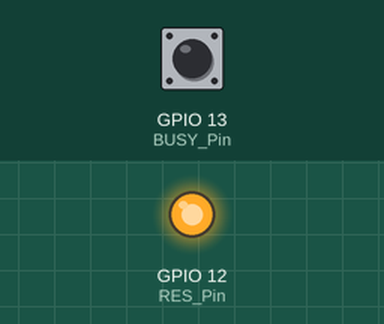
A sketch run on a simulated ESP32. Parts: output pins drawn as LEDs (lit = HIGH). Dashed ring = blinking. The inputs (shaded band) are chosen by the test bench; at power-on: GPIO 13 (BUSY_Pin) LOW. Pins used as bus, display or sensor lines are not drawn.

Above: at 1.2 s.
1.3 s: GPIO 13 (BUSY_Pin) pulsed HIGH 2 times (0.12 s each, 0.3 s apart)
At 4.61 s:
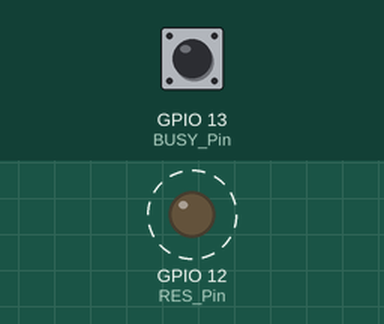
Timing chart, 0 to 6.2 s (numbered marks = the images above; inputs shaded):
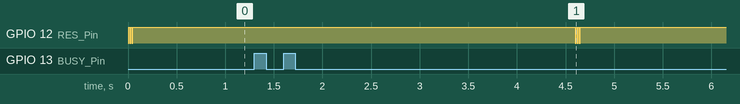

The sketch:

GDEW026T0D-Arduino.ino
```cpp
#include <SPI.h>
#include"Ap_29demo.h"
//IO settings

int BUSY_Pin = A14;
int RES_Pin = A15;
int DC_Pin = A16;
int CS_Pin = A17;
//SCLK--GPIO23
//MOSI---GPIO18
#define EPD_W21_CS_0 digitalWrite(CS_Pin,LOW)
#define EPD_W21_CS_1 digitalWrite(CS_Pin,HIGH)
#define EPD_W21_DC_0  digitalWrite(DC_Pin,LOW)
#define EPD_W21_DC_1  digitalWrite(DC_Pin,HIGH)
#define EPD_W21_RST_0 digitalWrite(RES_Pin,LOW)
#define EPD_W21_RST_1 digitalWrite(RES_Pin,HIGH)
#define isEPD_W21_BUSY digitalRead(BUSY_Pin)
////////FUNCTION//////
void SPI_Write(unsigned char value);
void EPD_W21_WriteDATA(unsigned char command);
void EPD_W21_WriteCMD(unsigned char command);
//EPD
void EPD_W21_Init(void);
void EPD_init(void);
void PIC_display1(void);
void PIC_display2(void);
void EPD_sleep(void);
void EPD_refresh(void);
void lcd_chkstatus(void);
void PIC_display_Clean(void);
unsigned char HRES,VRES_byte1,VRES_byte2;

void setup() {
   pinMode(BUSY_Pin, INPUT);
   pinMode(RES_Pin, OUTPUT);
   pinMode(DC_Pin, OUTPUT);
   pinMode(CS_Pin, OUTPUT);
   //SPI
   SPI.beginTransaction(SPISettings(10000000, MSBFIRST, SPI_MODE0));
   SPI.begin ();
}
//Tips//
/*
1.When the e-paper is refreshed in full screen, the picture flicker is a normal phenomenon, and the main function is to clear the display afterimage in the previous picture.
2.When the partial refresh is performed, the screen does not flash.
3.After the e-paper is refreshed, you need to put it into sleep mode, please do not delete the sleep command.
4.Please do not take out the electronic paper when power is on.
5.Wake up from sleep, need to re-initialize the e-paper.
6.When you need to transplant the driver, you only need to change the corresponding IO. The BUSY pin is the input mode and the others are the output mode.
*/
//Special Note//
/*
After 5 full brushes of DES products, you need to refresh the all white screen once to reduce the accumulation of residual images.
The full brushing time interval is 180 seconds.
*/

void loop() {
  while(1)
  {
    //PICTURE1
    EPD_init(); //EPD init
    PIC_display1();
    EPD_refresh();//EPD_refresh
    EPD_sleep();//EPD_sleep,Sleep instruction is necessary, please do not delete!!!
    delay(3000);

    //PICTURE2
     EPD_init(); //EPD init
    PIC_display2();
    EPD_refresh();//EPD_refresh
    EPD_sleep();//EPD_sleep,Sleep instruction is necessary, please do not delete!!!
    delay(3000);

    //PICTURE Clean
     EPD_init(); //EPD init
    PIC_display_Clean();
    EPD_refresh();//EPD_refresh
    EPD_sleep();//EPD_sleep,Sleep instruction is necessary, please do not delete!!!
    while(1);

  }
}


///////////////////EXTERNAL FUNCTION////////////////////////////////////////////////////////////////////////
//////////////////////SPI///////////////////////////////////

void SPI_Write(unsigned char value)
{
    SPI.transfer(value);

}

void EPD_W21_WriteCMD(unsigned char command)
{
  EPD_W21_CS_0;
  EPD_W21_DC_0;   // command write
  SPI_Write(command);
  EPD_W21_CS_1;
}
void EPD_W21_WriteDATA(unsigned char command)
{
  EPD_W21_CS_0;
  EPD_W21_DC_1;   // command write
  SPI_Write(command);
  EPD_W21_CS_1;
}


/////////////////EPD settings Functions/////////////////////
void EPD_W21_Init(void)
{
  EPD_W21_RST_0;    // Module reset
  delay(10); //At least 10ms
  EPD_W21_RST_1;
  delay(10);
  EPD_W21_RST_0;    // Module reset
  delay(10); //At least 10ms
  EPD_W21_RST_1;
  delay(10);
  EPD_W21_RST_0;    // Module reset
  delay(10); //At least 10ms
  EPD_W21_RST_1;
  delay(10);
}
void EPD_init(void)
{
    EPD_W21_Init();  //Electronic paper IC reset

    EPD_W21_WriteCMD(0x04);
    lcd_chkstatus();//waiting for the electronic paper IC to release the idle signal

    EPD_W21_WriteCMD(0x00);     //panel setting
    EPD_W21_WriteDATA(0x1f);    //LUT from OTP£¬KW-BF   KWR-AF  BWROTP 0f BWOTP 1f

    EPD_W21_WriteCMD(0X50);     //VCOM AND DATA INTERVAL SETTING
    EPD_W21_WriteDATA(0x97);    //WBmode:VBDF 17|D7 VBDW 97 VBDB 57   WBRmode:VBDF F7 VBDW 77 VBDB 37  VBDR B7
}
void EPD_refresh(void)
{
    EPD_W21_WriteCMD(0x12);     //DISPLAY REFRESH
    delay(100);          //!!!The delay here is necessary, 200uS at least!!!
    lcd_chkstatus();
}
void EPD_sleep(void)
{
    EPD_W21_WriteCMD(0X50);  //VCOM AND DATA INTERVAL SETTING
    EPD_W21_WriteDATA(0xf7);

    EPD_W21_WriteCMD(0X02);   //power off
    lcd_chkstatus();
    EPD_W21_WriteCMD(0X07);   //deep sleep
    EPD_W21_WriteDATA(0xA5);
}


void PIC_display1(void)
{
    unsigned int i;
    EPD_W21_WriteCMD(0x10);        //Transfer old data
    for(i=0;i<5624;i++)
    EPD_W21_WriteDATA(0xff);

    EPD_W21_WriteCMD(0x13);        //Transfer new data
    for(i=0;i<5624;i++)
     EPD_W21_WriteDATA(pgm_read_byte(&gImage_1[i]));

}
void PIC_display2(void)
{
    unsigned int i;
    EPD_W21_WriteCMD(0x10);        //Transfer old data
    for(i=0;i<5624;i++)
    EPD_W21_WriteDATA(0xff);

    EPD_W21_WriteCMD(0x13);        //Transfer new data
    for(i=0;i<5624;i++)
     EPD_W21_WriteDATA(pgm_read_byte(&gImage_2[i]));

}
void PIC_display_Clean(void)
{
    unsigned int i;
    EPD_W21_WriteCMD(0x10);        //Transfer old data
    for(i=0;i<5624;i++)
  {
    EPD_W21_WriteDATA(0xff);
  }

    EPD_W21_WriteCMD(0x13);        //Transfer new data
    for(i=0;i<5624;i++)
  {
    EPD_W21_WriteDATA(0xff);
  }
}
void lcd_chkstatus(void)
{
  while(!isEPD_W21_BUSY);   //0:BUSY, 1:FREE
}
```

Source omitted: Ap_29demo.h (data table, 57167 bytes)

Measured:
- after the input at 1.3 s, GPIO 12 (RES_Pin): alternates HIGH for 0.01 s and LOW for 0.01 s, 6 changes in all, then stays HIGH, starting after 3.3 s
- by itself, GPIO 12 (RES_Pin): alternates HIGH for 0.01 s and LOW for 0.01 s, 5 changes in all, then stays HIGH
